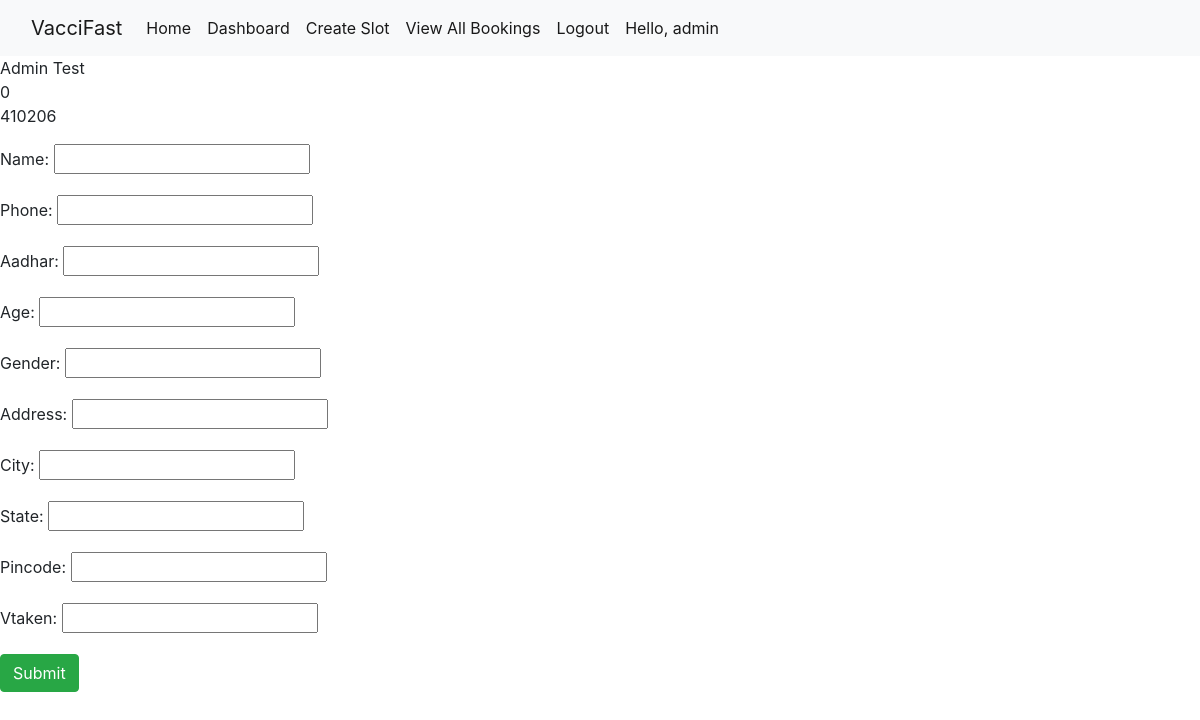
/profile/ (signed in), run on the app's committed database.
### vacciapp/models.py (models this page shows, shortened)
class Customer(models.Model):
    user = models.ForeignKey(User,on_delete=models.CASCADE)
    name = models.CharField(max_length=200,null=True)
    phone = models.CharField(max_length=200,null=True)
    email = models.CharField(max_length=200,null=True)
    aadhar = models.CharField(max_length=200,null=True)
    age = models.CharField(max_length=200,null=True)
    gender = models.CharField(max_length=200,null=True)
    address = models.CharField(max_length=200,null=True)
    city = models.CharField(max_length=200,null=True)
    state = models.CharField(max_length=200,null=True)
    pincode = models.CharField(max_length=200,null=True)
    vtaken = models.CharField(max_length=200,null=True)
    date_created = models.DateTimeField(auto_now_add=True,null=True)

### vacciapp/views.py (the view, shortened to what this page needs)
# urls.py: path('profile/',views.profile,name='profile'),
def profile(request):
    try:
        add = Customer.objects.filter(user=request.user)
    except:
        pass
    form = CustomerProfileForm()
    context = {
        'form' : form,
        'add' : add
    }
    return render(request,'vacciapp/profile.html',context)

### vacciapp/forms.py
class CustomerProfileForm(forms.ModelForm):
    class Meta:
        model = Customer
        fields = ['name','phone','aadhar','age','gender','address','city','state','pincode','vtaken']
        widgets = {'name':forms.TextInput(),'phone':forms.TextInput(),'aadhar':forms.TextInput(),'age':forms.TextInput(),'gender':forms.TextInput(),'address':forms.TextInput(),'city':forms.TextInput(),'state':forms.TextInput(),'pincode':forms.TextInput(),'vtaken':forms.TextInput()}

### templates/vacciapp/profile.html (shortened to what this page needs)
{% extends 'base.html' %}
{% block body %}
{% for ad in add %}
{% if forloop.counter == 1 %}
{{ad.name}}<br>
{{ad.vtaken}}<br>
{{ad.pincode}}<br>
{% endif %}
{% endfor %}
 <form method="POST" class="form-group">
        {{ form.as_p }}
        <button type="submit" class="btn btn-success">Submit</button>
    </form>
{% endblock %}

### templates/base.html (shortened to what this page needs)
{% load static %}
<!doctype html>
<html lang="en">
  <head>
    <link href="https://cdn.jsdelivr.net/npm/bootstrap@5.0.1/dist/css/bootstrap.min.css" rel="stylesheet">
<link rel="stylesheet" href="https://stackpath.bootstrapcdn.com/font-awesome/4.7.0/css/font-awesome.min.css">
<link rel="stylesheet" href="https://stackpath.bootstrapcdn.com/bootstrap/4.1.0/css/bootstrap.min.css">
  </head>
  <body>
  <nav class="navbar navbar-expand-lg navbar-light bg-light">
  <div class="container-fluid">
    <a class="navbar-brand" href="#">VacciFast</a>
    <div class="collapse navbar-collapse" id="navbarSupportedContent">
      <ul class="navbar-nav me-auto mb-2 mb-lg-0">
        <li class="nav-item">
          <a class="nav-link active" aria-current="page" href="/">Home</a>
        </li>
        {% if request.user.is_authenticated %}
        {% if request.user.is_staff %}
        <li class="nav-item">
          <a class="nav-link active" aria-current="page" href="/adminViewPincode">Dashboard</a>
        </li>
        <li class="nav-item">
          <a class="nav-link active" aria-current="page" href="/adminCreateSlot">Create Slot</a>
        </li>
        <li class="nav-item">
          <a class="nav-link active" aria-current="page" href="/adminCompletedSlot">View All Bookings</a>
        </li>
        <li class="nav-item">
          <a class="nav-link active" aria-current="page" href="/logout">Logout</a>
        </li>
        {% endif %}
       {% else %}
        <li class="nav-item">
          <a class="nav-link active" aria-current="page" href="/login">Login</a>
        </li>
        {% endif %}
        {% if request.user.is_authenticated %}
        <li class="nav-item">
          <a class="nav-link active" aria-current="page" >Hello, {{request.user}}</a>
        </li>
        {% endif %}
      </ul>
    </div>
  </div>
</nav>
    {% block body %}
    {% endblock body %}
  </body>
</html>

### data on the page
Customer: name "Admin Test", vtaken "0", pincode "410206"

### other printed values
{{ request.user }} "admin"
